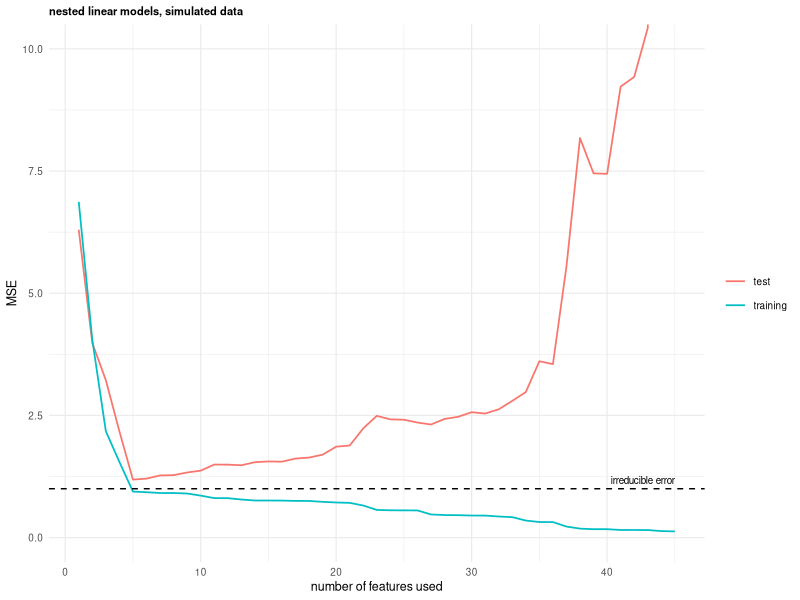
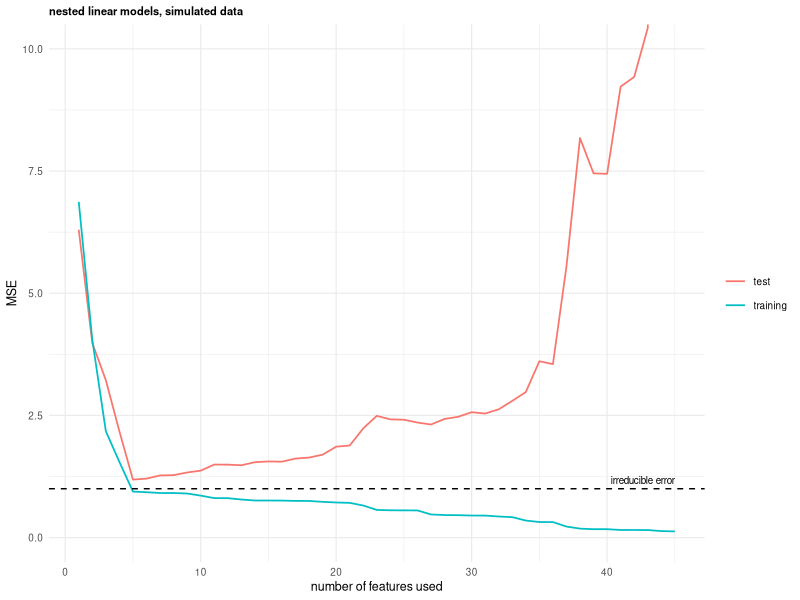

The R script that drew these images, in order:
library(tidyverse)

theme_set(
    theme_minimal(base_size = 9) +
        theme(
            plot.title = element_text(size = 8, face = "bold"),
            plot.background = element_rect(fill = "transparent", colour = NA),
            panel.background = element_rect(fill = "transparent", colour = NA),
            legend.background = element_rect(fill = "transparent", colour = NA))
)


# training vs test MSE as features are added: 45 candidate features, only 5 matter
set.seed(2)
n_train <- 50; n_test <- 2000; n_feat <- 45; sigma <- 1
beta <- c(2, -1.5, 1, 1, -1, rep(0, n_feat - 5))          # only the first five features matter

sim_data <- function(n) {
  X <- matrix(rnorm(n * n_feat), n, n_feat, dimnames = list(NULL, paste0("x", 1:n_feat)))
  as_tibble(X) |> mutate(y = drop(X %*% beta) + rnorm(n, sd = sigma))
}
train_df <- sim_data(n_train)
test_df <- sim_data(n_test)

err <- map_dfr(1:n_feat, function(k) {
  fit <- lm(reformulate(paste0("x", 1:k), response = "y"), data = train_df)
  tibble(features = k, training = mean(resid(fit)^2),
         test = mean((test_df$y - predict(fit, test_df))^2))
}) |> pivot_longer(c(training, test), names_to = "set", values_to = "mse")


p <- ggplot(err, aes(features, mse, colour = set)) +
  geom_line(linewidth = 0.6) +
  geom_hline(yintercept = sigma^2, linetype = "dashed") +
  annotate("text", x = 45, y = sigma^2, label = "irreducible error", vjust = -0.6, hjust = 1, size = 2.5) +
  coord_cartesian(ylim = c(0, 10)) +
  labs(title = "nested linear models, simulated data", x = "number of features used",
       y = "MSE", colour = NULL) +
  theme(plot.title = element_text(size = 8, face = "bold"))

p

ggsave("reg_train_test.pdf", p, width = 3.4, height = 2.75, bg = "transparent")
